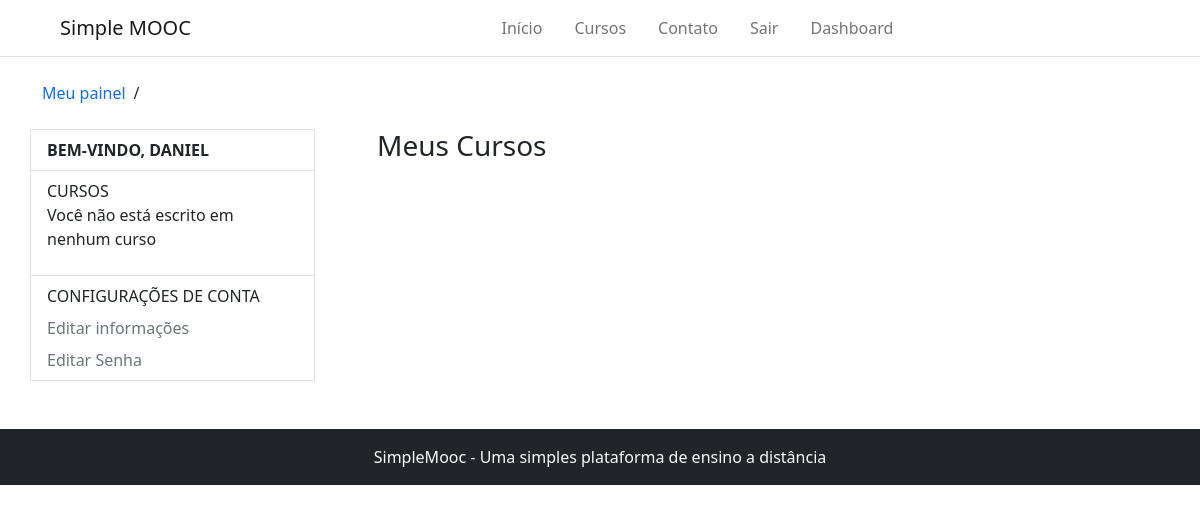
Page /accounts/course-user/logica-para-programacao/ (signed in) on the earlier database version.
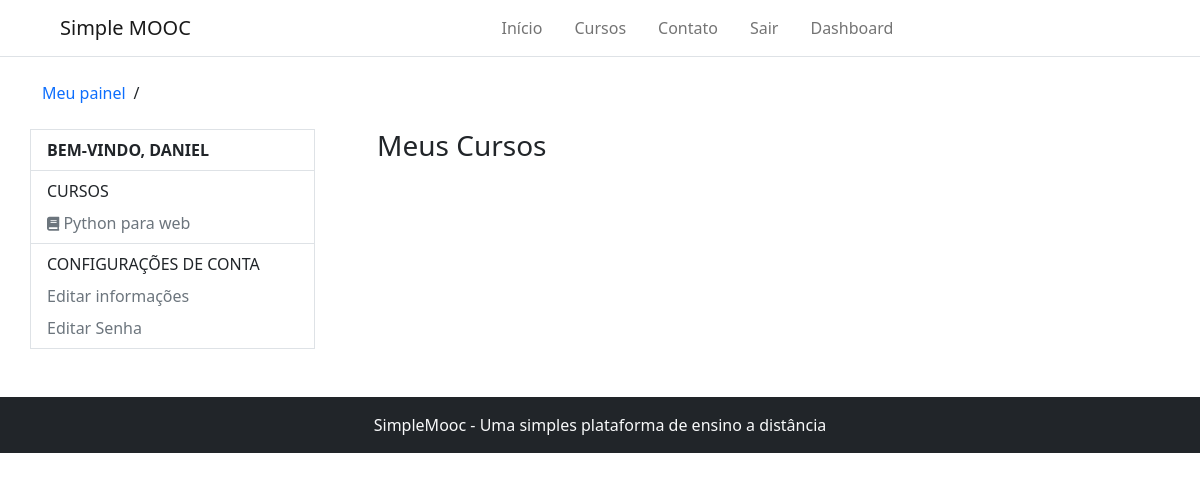
Same page on the later database version.
### Courses/models.py (models this page shows, shortened)
class subscribe(models.Model):
    STATUS_CHOICES = (
        (0, 'Análise'),
        (1, 'Aprovado'),
        (2, 'Cancelado'),
    )
    user = models.ForeignKey(settings.AUTH_USER_MODEL, on_delete=models.CASCADE, verbose_name='Usuário')
    course = models.ForeignKey(Course, on_delete=models.CASCADE, verbose_name='Curso')
    status = models.IntegerField(choices=STATUS_CHOICES, default=1, blank=True, verbose_name='Situação')
    created_at = models.DateTimeField(auto_now_add=True, verbose_name='Criado em')
    update_at = models.DateTimeField(auto_now=True, verbose_name='Atualizado em')
    class Meta:
        verbose_name = 'Inscrição'
        verbose_name_plural = 'Inscrições'
        unique_together = (('user', 'course'),)

class Course(models.Model):
    name_course = models.CharField(max_length=50, verbose_name='Nome do curso')
    slug_course = models.SlugField(verbose_name='Atalho', blank=True)
    description_course = models.CharField(max_length=255, verbose_name='Descrição do curso')
    about_course = models.TextField(verbose_name='Sobre o curso')
    image_course = models.ImageField(upload_to='course_img/%Y/%m/%d', verbose_name='Imagem', null=True, blank=True)
    created_at = models.DateTimeField(auto_now_add= True, verbose_name='Data de criação')
    update_at = models.DateTimeField(auto_now=True, verbose_name='Data de atualização')
    objects = CourseManager()
    def __str__(self):
        return self.name_course
    def get_absolute_url(self):
        return reverse('detail-course', args=[self.slug_course])
    class Meta:
        verbose_name = 'curso'
        verbose_name_plural = 'cursos'

### Accounts/views.py (the view)
# urls.py: path('course-user/<slug:slug>/', views.course_user,  name='course-user')
@login_required
def course_user(request, slug):
    return render(request, 'registration/course-user.html')

### Accounts/models.py (called while the page is built)
    def __str__(self):
        return self.username

### Courses/templatetags/courses_tags.py (called while the page is built)
@register.inclusion_tag('partials/_my_courses.html')
def user_courses(user):
    registrations = subscribe.objects.order_by('-id').filter(user=user)
    return {'registrations': registrations}

### Accounts/templates/registration/course-user.html
{% extends 'registration/dashboard.html' %}

### templates/partials/_my_courses.html
{% for subscribe in registrations %}
    <li class="nav-item">
        <a class="nav-link px-0 link-secondary pb-0" aria-current="page" href="{{ subscribe.course.get_absolute_url }}">
            <i class="fas fa-book" style="font-size: 14px"></i> {{ subscribe.course }}
        </a>
    </li>
{% empty %}
    <p>Você não está escrito em nenhum curso</p>
{% endfor %}

Differences in the rows shown:
added subscribe: course "Python para web"
Other differences:
text no longer shown: "Você não está escrito em nenhum curso"
